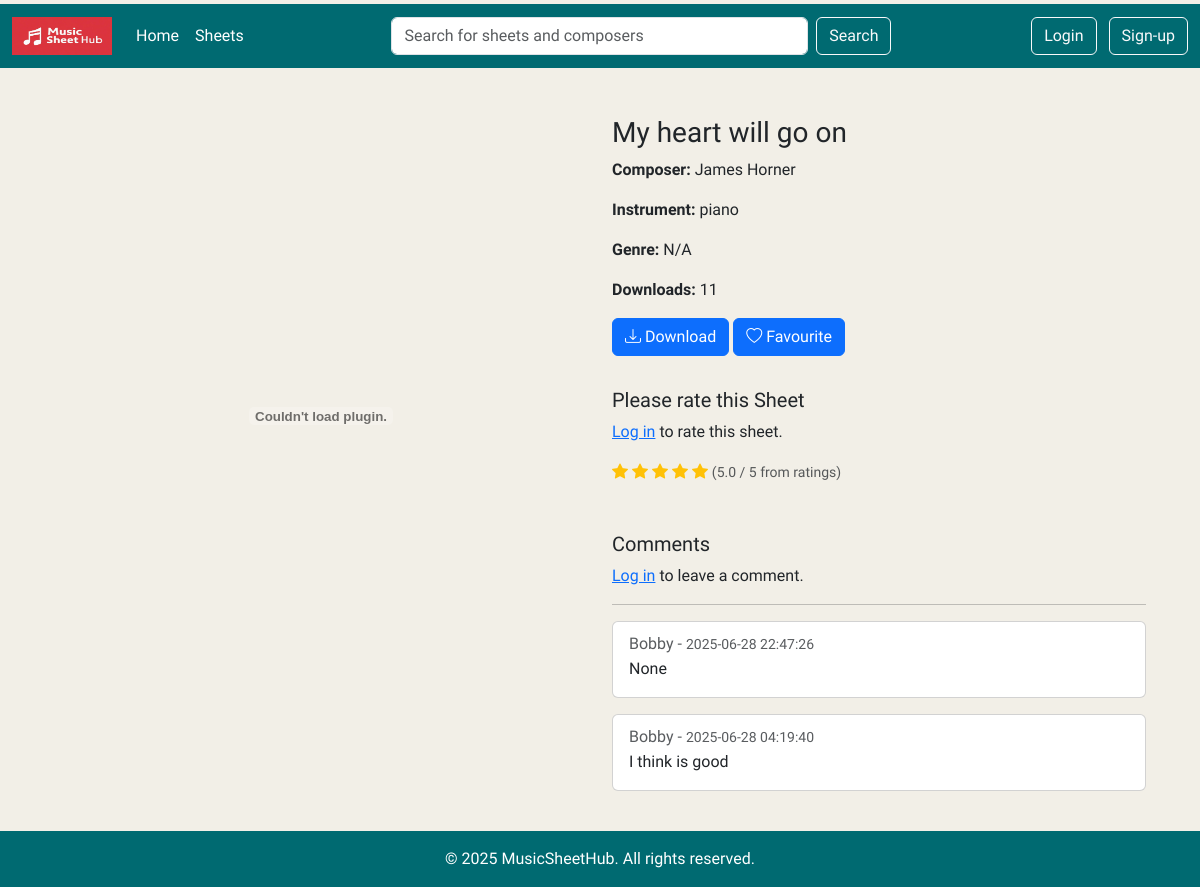
Before: /sheet/6 with the older database file.
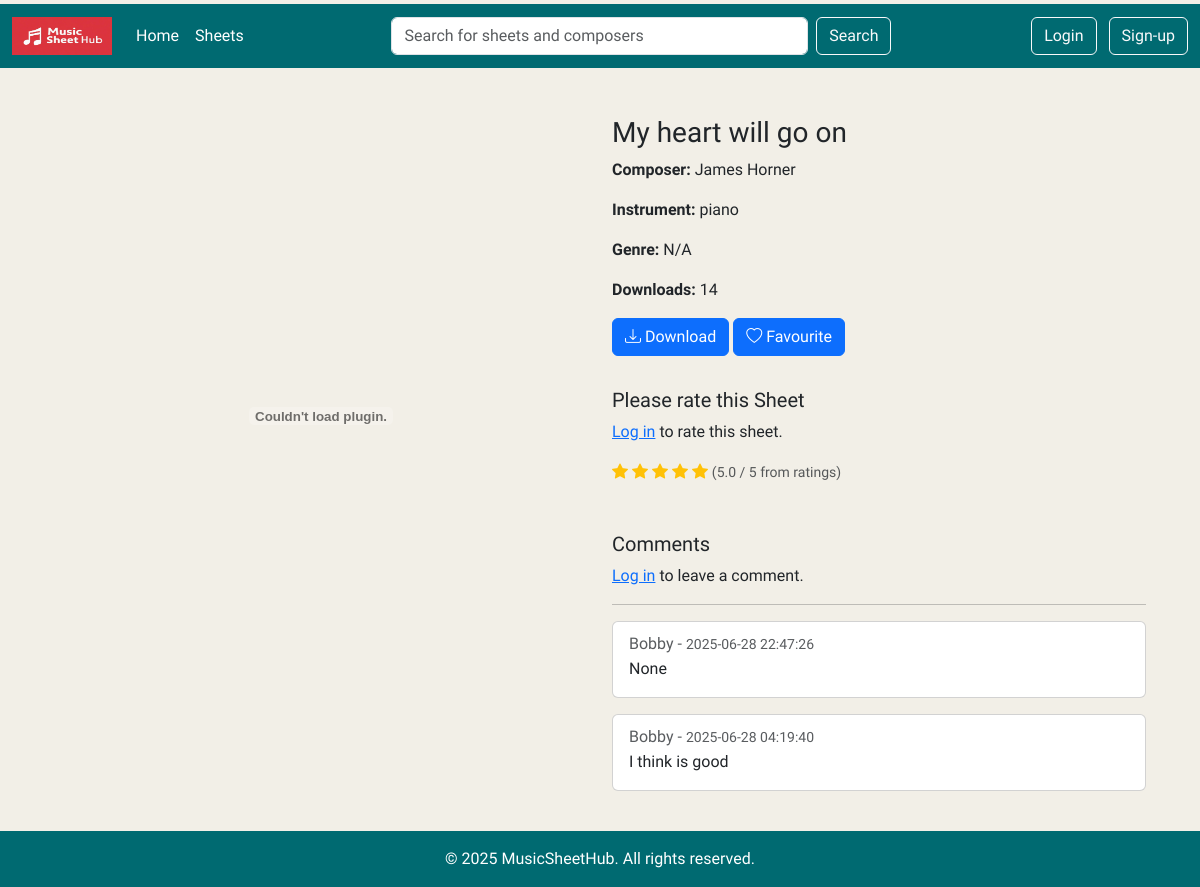
After: the same page with the newer database file.
### tables this page shows
CREATE TABLE Sheets (id INTEGER PRIMARY KEY AUTOINCREMENT, sheetname TEXT (50), composer TEXT (50), instrument TEXT (50), filename TEXT (50), uploader_id INTEGER REFERENCES Users (id), download_count INTEGER DEFAULT (0), created_at TEXT DEFAULT (CURRENT_TIMESTAMP));

CREATE TABLE Comments (id INTEGER PRIMARY KEY AUTOINCREMENT, user_id INTEGER REFERENCES Users (id), sheet_id INTEGER REFERENCES Sheets (id), comment TEXT, created_at TEXT DEFAULT (CURRENT_TIMESTAMP));

CREATE TABLE Users (id INTEGER PRIMARY KEY AUTOINCREMENT, username TEXT (50) UNIQUE, email TEXT (50), password TEXT (50), created_at TEXT DEFAULT (CURRENT_TIMESTAMP));

### app.py (the view, shortened to what this page needs)
@app.route('/sheet/<int:sheet_id>', methods=['GET', 'POST'])
def sheet_detail(sheet_id):
    db = get_db()
    cursor = db.cursor()
    cursor.execute('''
            SELECT s.id, s.filename, s.sheetname, s.composer, s.instrument,
                   s.download_count, g.name
            FROM sheets s
            LEFT JOIN SheetGenres sg ON s.id = sg.sid
            LEFT JOIN Genres g ON sg.gid = g.id
            WHERE s.id = ?
        ''', (sheet_id,))
    sheet = cursor.fetchone()
    if not sheet:
        flash("Sheet not found.", "danger")
        return redirect(url_for('home'))
    cursor.execute('''
        SELECT u.username, c.comment, c.created_at
        FROM comments c
        JOIN users u ON c.user_id = u.id
        WHERE c.sheet_id = ?
        ORDER BY c.created_at DESC
    ''', (sheet_id,))
    comments = cursor.fetchall()
    cursor.execute('''
                   SELECT AVG(rating), COUNT(*) FROM ratings
                   WHERE sheet_id = ?''', (sheet_id,))
    avg_rating, rating_count = cursor.fetchone()
    avg_rating = round(avg_rating, 1) if avg_rating else None
    return render_template('sheet_detail.html', sheet=sheet,
                           comments=comments, avg_rating=avg_rating)

### app.py (called while the page is built)
def get_db():
    db = getattr(g, '_database', None)
    if db is None:
        db = g._database = sqlite3.connect(DATABASE)
    return db

@app.teardown_appcontext
def close_connection(exception):
    db = getattr(g, '_database', None)
    if db is not None:
        db.close()

### templates/sheet_detail.html
{% extends 'base.html' %}
{% block content %}
<div class="container mt-4">
    <div class="row">
        <div class="col-md-6">
            {% set ext = sheet[1].split('.')[-1].lower() %}
            {% if ext in ['jpg', 'jpeg', 'png', 'gif'] %}
                <img src="{{ url_for('preview_file', filename=sheet[1]) }}" class="img-fluid" alt="Sheet Image">
            {% elif ext == 'pdf' %}
                <embed src="{{ url_for('preview_file', filename=sheet[1]) }}" type="application/pdf" width="100%" height="600px">
            {% endif %}
        </div>
        <div class="col-md-6">
            <h3>{{ sheet[2] }}</h3>
            <p><strong>Composer:</strong> {{ sheet[3] or "N/A" }}</p>
            <p><strong>Instrument:</strong> {{ sheet[4] or "N/A" }}</p>
            <p><strong>Genre:</strong> {{ sheet[6] or "N/A" }}</p>
            <p><strong>Downloads:</strong> {{ sheet[5] }}</p>
            <a href="{{ url_for('download_file', sheet_id=sheet[0]) }}" class="btn btn-primary mb-2">
                <i class="bi bi-download"></i> Download
            </a>
            <a href="{{ url_for('favourite_file', sheet_id=sheet[0]) }}" class="btn btn-primary mb-2">
                <i class="bi bi-heart"></i> Favourite
            </a>
            <div class="mt-4">
                <h5>Please rate this Sheet</h5>
                {% if session.username %}
                <form method="POST" action="{{ url_for('sheet_detail', sheet_id=sheet[0]) }}">
                    <input type="hidden" name="form_type" value="rating">
                    <div class="mb-2">
                        <label for="rating" class="form-label">Your Rating (1–5):</label>
                        <style>
                            .star-rating {
                                direction: rtl;
                                display: inline-flex;
                            }
                            .star-rating input[type="radio"] {
                                display: none;
                            }
                            .star-rating label {
                                font-size: 1.5rem;
                                color: #ccc;
                                cursor: pointer;
                                padding: 0 0.1rem;
                            }
                            .star-rating input[type="radio"]:checked ~ label,
                            .star-rating label:hover,
                            .star-rating label:hover ~ label {
                                color: #f5c518;
                            }
                        </style>
                        <form method="POST" action="{{ url_for('sheet_detail', sheet_id=sheet[0]) }}">
                            <input type="hidden" name="form_type" value="rating">
                            <div class="star-rating mb-2">
                                {% for i in range(5, 0, -1) %}
                                <input type="radio" id="star{{ i }}" name="rating" value="{{ i }}" required>
                                <label for="star{{ i }}">&#9733;</label>
                                {% endfor %}
                            </div>
                            <button type="submit" class="btn btn-sm btn-primary">Submit</button>
                        </form>
                    </div>
                </form>
                {% else %}
                <p><a href="{{ url_for('login') }}">Log in</a> to rate this sheet.</p>
                {% endif %}
                {% if avg_rating %}
                    <div class="mt-2">
                        <span>
                            {% for i in range(1, 6) %}
                                {% if avg_rating >= i %}
                                    <i class="bi bi-star-fill text-warning"></i>
                                {% elif avg_rating >= i - 0.5 %}
                                    <i class="bi bi-star-half text-warning"></i>
                                {% else %}
                                    <i class="bi bi-star text-warning"></i>
                                {% endif %}
                            {% endfor %}
                            <small class="text-muted">({{ "%.1f"|format(avg_rating) }} / 5 from {{ rating_count }} rating{{ 's' if rating_count != 1 else '' }})</small>
                        </span>
                    </div>
                {% else %}
                    <p class="text-muted">No ratings yet.</p>
                {% endif %}
            </div>
            <div class="mt-5">
                <h5>Comments</h5>
                {% if session.username %}
                <form method="POST" action="{{ url_for('sheet_detail', sheet_id=sheet[0]) }}">
                    <div class="mb-3">
                        <textarea name="comment" class="form-control" rows="3" placeholder="Write your comment..." required></textarea>
                    </div>
                    <button type="submit" class="btn btn-primary btn-sm">Post Comment</button>
                </form>
                {% else %}
                <p><a href="{{ url_for('login') }}">Log in</a> to leave a comment.</p>
                {% endif %}
                <hr>
                {% for username, comment, created_at in comments %}
                <div class="card mb-3">
                    <div class="card-body">
                        <h6 class="card-subtitle mb-1 text-muted">{{ username }} - <small>{{ created_at }}</small></h6>
                        <p class="card-text">{{ comment }}</p>
                    </div>
                </div>
                {% else %}
                <p class="text-muted">No comments yet.</p>
                {% endfor %}
            </div>
        </div>
    </div>
</div>
{% endblock %}

### templates/base.html (shortened to what this page needs)
<!DOCTYPE html>
<html lang="en">
<head>
    <link href="https://cdn.jsdelivr.net/npm/bootstrap@5.3.6/dist/css/bootstrap.min.css" rel="stylesheet">
    <link href="https://cdn.jsdelivr.net/npm/bootstrap-icons@1.10.5/font/bootstrap-icons.css" rel="stylesheet">
</head>
<body>
    {% include 'nav.html' %}
    <main class="container my-4">
        {% block content %}{% endblock %}
    </main>
    {% include 'footer.html' %}
</body>
</html>

### templates/nav.html (shortened to what this page needs)
<nav class="navbar navbar-expand-lg navbar-dark mt-1" style="background-color: #006A71;">
    <div class="container-fluid">
        <a class="navbar-brand" href="#">
            <img src="/static/images/MusicSheetHub.jpg" width="100" height="38" class="d-inline-block align-top"
                alt="Bootstrap" loading="lazy">
        </a>
        <div class="collapse navbar-collapse justify-content-between" id="navbarSupportedContent2">
            <ul class="navbar-nav">
                <li class="nav-item">
                    <a class="nav-link active" aria-current="page" href="{{url_for('home')}}">Home</a>
                </li>
                <li class="nav-item">
                    <a class="nav-link active" aria-current="page" href="{{url_for('sheets')}}">Sheets</a>
                </li>
            </ul>
            <form class="d-flex mx-auto" role="search" style="max-width: 500px; width: 100%;", action="{{ url_for('search') }}" method="GET">
                <input class="form-control me-2" type="search" name="query" placeholder="Search for sheets and composers" aria-label="Search">
                <button class="btn btn-outline-light" type="submit">Search</button>
            </form>
             <div class="text-end">
                {% if session.get('username') %}
                <div class="dropdown">
                    <button class="btn text-white dropdown-toggle d-flex align-items-center gap-2" type="button"
                    data-bs-toggle="dropdown" aria-expanded="false">
                        <div class="rounded-circle bg-light text-primary fw-bold d-flex justify-content-center align-items-center"
                        style="width: 32px; height: 32px;">
                        {{ session['username'][0]|upper }}
                        </div>
                        {{ session['username'] }}
                    </button>
                    <ul class="dropdown-menu dropdown-menu-end">
                        <li><a class="dropdown-item" href="{{url_for('profile') }}">Profile</a></li>
                        <li> <hr class="dropdown-divider"></li>
                        <li><a class="dropdown-item" href="{{url_for('logout') }}">Logout</a></li>
                    </ul>
                </div>
                {% else %}
                <a href="{{ url_for('login') }}" class="btn btn-outline-light me-2">Login</a>
                <a href="{{ url_for('signup') }}" class="btn btn-outline-light">Sign-up</a>
                {% endif %}
             </div>
        </div>
    </div>
</nav>

### templates/footer.html
<footer class="mt-auto text-white text-center py-3" style="background-color: #006A71">
    <div class="container">
        <p class="mb-0">© 2025 MusicSheetHub. All rights reserved.</p>
    </div>
</footer>

### templates/base.html (style rules this page uses)
html, body { height: 100%; margin: 0; background-color: #F2EFE7; font-family: 'Inria Sans', sans-serif; }
body { display: flex; flex-direction: column; }
main { flex: 1; }

Changed rows visible on the page:
changed Sheets "My heart will go on": download_count "11" → "14"
